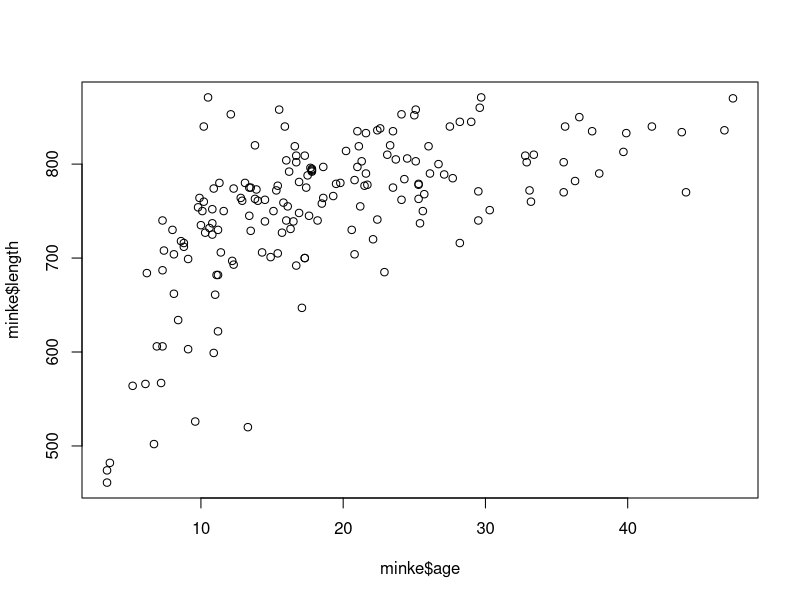
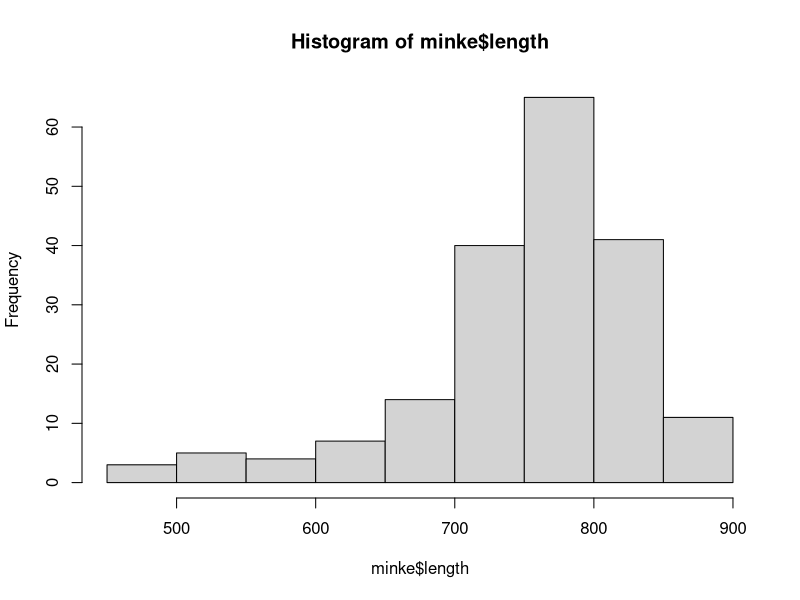

R code for these plots, in order: (Note: this script raises an error after producing the figures.)
## simple calculations
1 + 1

1 + 2 + 4

2*4

2^3

log(10)

exp(1)

1/7
## assignment

x <- 1.2
y <- 'A'
z <- TRUE
w <- factor('A')

## vector with numbers
x<-c(1,2,3)
(x<-c(1,2,3))

## vector with letters
(y<-c("a","b","c"))

## vector with logicals
(z1<-c(TRUE,TRUE,FALSE))
(z2<-c(T,T,F)) # same

# vector type
class(x)
class(y)
class(z1)



######################################
# few useful commands

# make an vector
(x1<-seq(1,10))
# the same
(x1<-1:10)
(x2<-seq(0,1,length=10))

rep(1,10)
rep(c(1,2,3),2)
rep(c(1,2,3),each=2)

# length of a vector
length(x1)

(x3<-c(6,3,8,9,4))
# sort the elements of the vector
sort(x3)
# find the rank of each element
rank(x3)
# gives an index for reordering
order(x3)

# join two vectors
c(x1,x2)
cbind(x1,x2)
rbind(x1,x2)

######################################
# vector indices
x4<-c(4,7,5,3,4,8,9)
# first element of x4
x4[1]
# first and fourth
x4[c(1,4)]
# use logicals
x4[x4>=7]
# indices that satify a condition
which(x4>=7)
which(x4!=3)   # != not equal to
which(x4==3)   # == equal to

# get everything except the first element
x4[-1]
# get everything except the first element and second element
x4[-c(1,2)]

######################################
# WARNING -- repetions

(y1<-c(1,2,3,4))
(y2<-c(1,2,3))
(y3<-c(1,2))

y1+y2
y1+y3   #!
y1 + 1

y1*2
y1*y2
y1*y3  #!

######################################
# matricies

(X<-matrix(1:10,ncol=2,byrow=T))
(Y<-matrix(1:10,ncol=2,byrow=F))
# single element
X[1,2]
# get the second column
X[,2]
# get the third row
X[3,]
# matrix size
dim(X)
# we can name them
rownames(Y)<-c("ry1","ry2","ry3","ry4","ry5")
colnames(Y)<-c("dy1","dy2")
Y
# and call them by name
Y["ry2","dy2"]

# transpose
t(X)
# elementwise multiplication
X*Y
# normal matrix multiplication
X%*%t(Y)

(Z<-matrix(1:4,ncol=2))
# determinant
det(Z)
# inverse
solve(Z)

## Dataframes
## lets look at the minke dataset
minke <- read.csv2('minke.csv')

########################################
# useful stuff

# how does this dataset look like
head(minke,n=10)
names(minke)
dim(minke)
str(minke)

# use $ to get a column in the data.frame
minke$length[3]
minke[1,3]
minke[3,1]

## plots

plot(minke$age,minke$length)
hist(minke$length)

## list all variables in the environment
ls()

# remove x from the environment
rm(x)
ls()

## if - else - then
x <- 10
## check if x is greater than 0
if(x>0){
  print('x is positive')
}

x <- 10

## check if x > 10
if(x>10){
  print('x is greater than 10')
} else if(x>=0){
  print('x is less than 10 but greater than or equal to 0')
} else {
  print('x is negative')
}

## ifelse
x <- c(1,2,3,NA,4,5)
## find all missing entries and replace them
x <- ifelse(is.na(x),0,x)

## loops
## find the number of entries in the data
n <- nrow(minke)

## calculate the mean length old fashion way
ML <- 0
for(i in 1:n){
  ML <- ML + dat$length[i]
}
ML <- ML/n


## functions
add1 <- function(x){
  x <- x + 1
  return(x)
}

add1(10)
x
